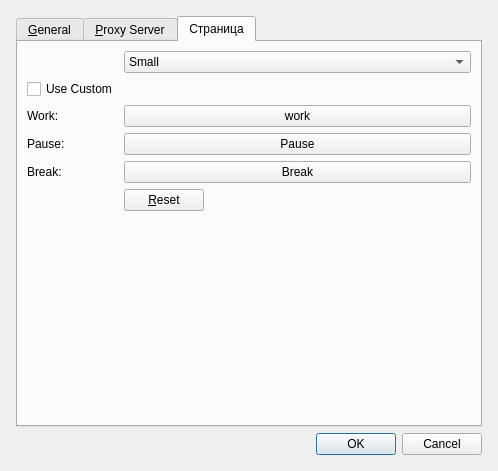
<?xml version="1.0" encoding="UTF-8"?>
<ui version="4.0">
 <class>SettingsWindow</class>
 <widget class="QDialog" name="SettingsWindow">
  <property name="windowModality">
   <enum>Qt::WindowModal</enum>
  </property>
  <property name="geometry">
   <rect>
    <x>0</x>
    <y>0</y>
    <width>497</width>
    <height>471</height>
   </rect>
  </property>
  <property name="font">
   <font>
    <stylestrategy>PreferAntialias</stylestrategy>
   </font>
  </property>
  <property name="windowTitle">
   <string>Dialog</string>
  </property>
  <property name="windowIcon">
   <iconset>
    <normaloff>:/office-set/32x32/pagesettings</normaloff>:/office-set/32x32/pagesettings</iconset>
  </property>
  <property name="modal">
   <bool>true</bool>
  </property>
  <layout class="QHBoxLayout" name="horizontalLayout">
   <item>
    <layout class="QVBoxLayout" name="verticalLayout">
     <property name="spacing">
      <number>6</number>
     </property>
     <property name="sizeConstraint">
      <enum>QLayout::SetMaximumSize</enum>
     </property>
     <property name="leftMargin">
      <number>5</number>
     </property>
     <property name="topMargin">
      <number>5</number>
     </property>
     <property name="rightMargin">
      <number>5</number>
     </property>
     <property name="bottomMargin">
      <number>5</number>
     </property>
     <item>
      <widget class="QTabWidget" name="tabWidget">
       <property name="sizePolicy">
        <sizepolicy hsizetype="Expanding" vsizetype="Expanding">
         <horstretch>0</horstretch>
         <verstretch>0</verstretch>
        </sizepolicy>
       </property>
       <property name="currentIndex">
        <number>2</number>
       </property>
       <widget class="QWidget" name="tabGeneral">
        <attribute name="title">
         <string>&amp;General</string>
        </attribute>
        <layout class="QVBoxLayout" name="verticalLayout_2">
         <item>
          <layout class="QFormLayout" name="formLayout_2">
           <item row="0" column="0">
            <widget class="QCheckBox" name="isTrayIconCheckBox">
             <property name="text">
              <string>Minimize app to Tray</string>
             </property>
            </widget>
           </item>
           <item row="1" column="0">
            <spacer name="verticalSpacer_2">
             <property name="orientation">
              <enum>Qt::Vertical</enum>
             </property>
             <property name="sizeHint" stdset="0">
              <size>
               <width>20</width>
               <height>40</height>
              </size>
             </property>
            </spacer>
           </item>
          </layout>
         </item>
        </layout>
       </widget>
       <widget class="QWidget" name="tabSize">
        <attribute name="title">
         <string>&amp;Proxy Server</string>
        </attribute>
        <layout class="QGridLayout" name="gridLayout_2">
         <item row="0" column="0">
          <layout class="QFormLayout" name="formLayout2">
           <property name="labelAlignment">
            <set>Qt::AlignRight|Qt::AlignTrailing|Qt::AlignVCenter</set>
           </property>
           <property name="horizontalSpacing">
            <number>8</number>
           </property>
           <property name="verticalSpacing">
            <number>10</number>
           </property>
           <item row="0" column="1">
            <widget class="QCheckBox" name="proxyEnabledCheckBox">
             <property name="text">
              <string>&amp;Enabled</string>
             </property>
            </widget>
           </item>
           <item row="1" column="0">
            <widget class="QLabel" name="labelWidht">
             <property name="minimumSize">
              <size>
               <width>40</width>
               <height>0</height>
              </size>
             </property>
             <property name="layoutDirection">
              <enum>Qt::LeftToRight</enum>
             </property>
             <property name="text">
              <string>Width:</string>
             </property>
             <property name="alignment">
              <set>Qt::AlignLeading|Qt::AlignLeft|Qt::AlignVCenter</set>
             </property>
            </widget>
           </item>
           <item row="1" column="1">
            <widget class="QSpinBox" name="boxWidth">
             <property name="minimum">
              <number>64</number>
             </property>
             <property name="maximum">
              <number>512</number>
             </property>
            </widget>
           </item>
           <item row="2" column="0">
            <widget class="QLabel" name="labelHeight">
             <property name="minimumSize">
              <size>
               <width>40</width>
               <height>0</height>
              </size>
             </property>
             <property name="layoutDirection">
              <enum>Qt::LeftToRight</enum>
             </property>
             <property name="text">
              <string>Height:</string>
             </property>
             <property name="alignment">
              <set>Qt::AlignLeading|Qt::AlignLeft|Qt::AlignVCenter</set>
             </property>
            </widget>
           </item>
           <item row="2" column="1">
            <widget class="QSpinBox" name="boxHeight">
             <property name="minimum">
              <number>64</number>
             </property>
             <property name="maximum">
              <number>512</number>
             </property>
            </widget>
           </item>
           <item row="3" column="1">
            <spacer name="verticalSpacer">
             <property name="orientation">
              <enum>Qt::Vertical</enum>
             </property>
             <property name="sizeHint" stdset="0">
              <size>
               <width>20</width>
               <height>40</height>
              </size>
             </property>
            </spacer>
           </item>
          </layout>
         </item>
        </layout>
       </widget>
       <widget class="QWidget" name="tab">
        <property name="contextMenuPolicy">
         <enum>Qt::DefaultContextMenu</enum>
        </property>
        <attribute name="title">
         <string>Страница</string>
        </attribute>
        <layout class="QFormLayout" name="formLayout">
         <item row="0" column="1">
          <widget class="QComboBox" name="comboBox">
           <property name="sizePolicy">
            <sizepolicy hsizetype="Expanding" vsizetype="Fixed">
             <horstretch>0</horstretch>
             <verstretch>0</verstretch>
            </sizepolicy>
           </property>
           <item>
            <property name="text">
             <string>Small</string>
            </property>
           </item>
           <item>
            <property name="text">
             <string>Normal</string>
            </property>
           </item>
           <item>
            <property name="text">
             <string>Big</string>
            </property>
           </item>
          </widget>
         </item>
         <item row="1" column="0">
          <widget class="QCheckBox" name="checkBox">
           <property name="text">
            <string>Use Custom</string>
           </property>
          </widget>
         </item>
         <item row="2" column="0">
          <widget class="QLabel" name="label_12">
           <property name="sizePolicy">
            <sizepolicy hsizetype="Preferred" vsizetype="Preferred">
             <horstretch>0</horstretch>
             <verstretch>0</verstretch>
            </sizepolicy>
           </property>
           <property name="minimumSize">
            <size>
             <width>40</width>
             <height>0</height>
            </size>
           </property>
           <property name="text">
            <string>Work:</string>
           </property>
          </widget>
         </item>
         <item row="2" column="1">
          <widget class="QPushButton" name="btnClockWorkColor">
           <property name="font">
            <font>
             <stylestrategy>PreferAntialias</stylestrategy>
             <kerning>true</kerning>
            </font>
           </property>
           <property name="mouseTracking">
            <bool>false</bool>
           </property>
           <property name="layoutDirection">
            <enum>Qt::LeftToRight</enum>
           </property>
           <property name="text">
            <string>work</string>
           </property>
           <property name="default">
            <bool>false</bool>
           </property>
          </widget>
         </item>
         <item row="3" column="0">
          <widget class="QLabel" name="label_5">
           <property name="sizePolicy">
            <sizepolicy hsizetype="Preferred" vsizetype="Preferred">
             <horstretch>0</horstretch>
             <verstretch>0</verstretch>
            </sizepolicy>
           </property>
           <property name="minimumSize">
            <size>
             <width>40</width>
             <height>0</height>
            </size>
           </property>
           <property name="text">
            <string>Pause:</string>
           </property>
          </widget>
         </item>
         <item row="3" column="1">
          <widget class="QPushButton" name="btnClockPauseColor">
           <property name="text">
            <string>Pause</string>
           </property>
           <property name="autoDefault">
            <bool>true</bool>
           </property>
          </widget>
         </item>
         <item row="4" column="0">
          <widget class="QLabel" name="label_3">
           <property name="sizePolicy">
            <sizepolicy hsizetype="Preferred" vsizetype="Preferred">
             <horstretch>0</horstretch>
             <verstretch>0</verstretch>
            </sizepolicy>
           </property>
           <property name="minimumSize">
            <size>
             <width>40</width>
             <height>0</height>
            </size>
           </property>
           <property name="text">
            <string>Break:</string>
           </property>
          </widget>
         </item>
         <item row="4" column="1">
          <widget class="QPushButton" name="btnClockBreakColor">
           <property name="sizePolicy">
            <sizepolicy hsizetype="Minimum" vsizetype="Fixed">
             <horstretch>0</horstretch>
             <verstretch>0</verstretch>
            </sizepolicy>
           </property>
           <property name="text">
            <string>Break</string>
           </property>
           <property name="flat">
            <bool>false</bool>
           </property>
          </widget>
         </item>
         <item row="5" column="1">
          <widget class="QPushButton" name="resetColorButton_3">
           <property name="sizePolicy">
            <sizepolicy hsizetype="Fixed" vsizetype="Fixed">
             <horstretch>0</horstretch>
             <verstretch>0</verstretch>
            </sizepolicy>
           </property>
           <property name="minimumSize">
            <size>
             <width>80</width>
             <height>0</height>
            </size>
           </property>
           <property name="layoutDirection">
            <enum>Qt::LeftToRight</enum>
           </property>
           <property name="autoFillBackground">
            <bool>false</bool>
           </property>
           <property name="inputMethodHints">
            <set>Qt::ImhDialableCharactersOnly|Qt::ImhUrlCharactersOnly</set>
           </property>
           <property name="text">
            <string>&amp;Reset</string>
           </property>
          </widget>
         </item>
         <item row="6" column="1">
          <spacer name="verticalSpacer_3">
           <property name="orientation">
            <enum>Qt::Vertical</enum>
           </property>
           <property name="sizeHint" stdset="0">
            <size>
             <width>347</width>
             <height>207</height>
            </size>
           </property>
          </spacer>
         </item>
        </layout>
       </widget>
      </widget>
     </item>
     <item>
      <widget class="QDialogButtonBox" name="buttonBox">
       <property name="orientation">
        <enum>Qt::Horizontal</enum>
       </property>
       <property name="standardButtons">
        <set>QDialogButtonBox::Cancel|QDialogButtonBox::Ok</set>
       </property>
      </widget>
     </item>
    </layout>
   </item>
  </layout>
 </widget>
 <resources/>
 <connections>
  <connection>
   <sender>buttonBox</sender>
   <signal>accepted()</signal>
   <receiver>SettingsWindow</receiver>
   <slot>accept()</slot>
   <hints>
    <hint type="sourcelabel">
     <x>262</x>
     <y>456</y>
    </hint>
    <hint type="destinationlabel">
     <x>157</x>
     <y>274</y>
    </hint>
   </hints>
  </connection>
  <connection>
   <sender>buttonBox</sender>
   <signal>rejected()</signal>
   <receiver>SettingsWindow</receiver>
   <slot>reject()</slot>
   <hints>
    <hint type="sourcelabel">
     <x>330</x>
     <y>456</y>
    </hint>
    <hint type="destinationlabel">
     <x>199</x>
     <y>149</y>
    </hint>
   </hints>
  </connection>
 </connections>
</ui>
